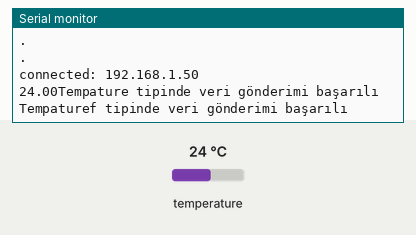
This sketch was run on a simulated ESP32. Shown: the last lines printed to the serial monitor. Inputs (shaded band) come from the test bench; at power-on: temperature 24 °C. WiFi joins after 1.5 s; servers stay silent unless stated.

Above: at 3.2 s.
3.3 s: temperature set to 12 °C
At 4.6 s:
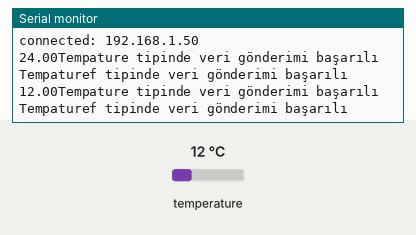
4.8 s: temperature set to 19 °C
At 5.9 s:
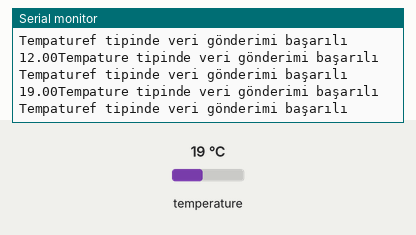
Timing chart, 0 to 7.8 s (numbered marks = the images above; inputs shaded):
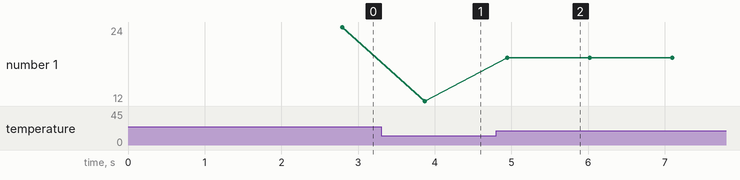

Measured:
- after the input at 3.3 s, the serial monitor: prints a new line after 0.57 s (image 1)
- after the input at 4.8 s, the serial monitor: prints a new line after 0.15 s (image 2)
- plotted number 1: 24 → 12 after the input at 3.3 s, 12 → 19 after the input at 4.8 s

The sketch:

DS18B20_ESP32.ino
```cpp
#include <WiFi.h>
#include <FirebaseESP32.h>
#include <OneWire.h>
#include <DallasTemperature.h>
FirebaseData veritabanim;
#define FIREBASE_HOST "ds18b20-31b41-default-rtdb.firebaseio.com"
#define FIREBASE_AUTH "IUsnoIGUtbOFDIAc9MP6ofaGYRfzNjDbcc03icLg"
#define WIFI_SSID "Evren"
#define WIFI_PASSWORD "bilinmez"
 float temperatureC ;
  float temperatureF ;


const int oneWireBus = 4;

OneWire oneWire(oneWireBus);


DallasTemperature sensors(&oneWire);
void setup()
{
Serial.begin(9600);

  // connect to wifi.
  WiFi.begin(WIFI_SSID, WIFI_PASSWORD);
  Serial.print("connecting");
  while (WiFi.status() != WL_CONNECTED) {
  Serial.print(".\n");
  }
    delay(500);

     Serial.println();
  Serial.print("connected: ");
  Serial.println(WiFi.localIP());

  Firebase.reconnectWiFi(true);
  Firebase.begin(FIREBASE_HOST, FIREBASE_AUTH);
  sensors.begin();
}
void loop(){

  sensors.requestTemperatures();
  temperatureC = sensors.getTempCByIndex(0);
   temperatureF = sensors.getTempFByIndex(0);
  Serial.print(temperatureC);
 if(Firebase.setFloat(veritabanim, "TempatureC", temperatureC))
{
    //bağlantı başarılı ve veri geliyor ise
     Serial.println("Tempature tipinde veri gönderimi başarılı");

  }else{


   Serial.print("Tempatureftipindeki veri gönderilemedi, ");
   Serial.println(veritabanim.errorReason());
  }
  if(Firebase.setFloat(veritabanim, "TemperatureF", temperatureF))
{
    //bağlantı başarılı ve veri geliyor ise
     Serial.println("Tempaturef tipinde veri gönderimi başarılı");

  }else{


   Serial.print("Tempaturef tipindeki veri gönderilemedi, ");
   Serial.println(veritabanim.errorReason());
  }


}
```
